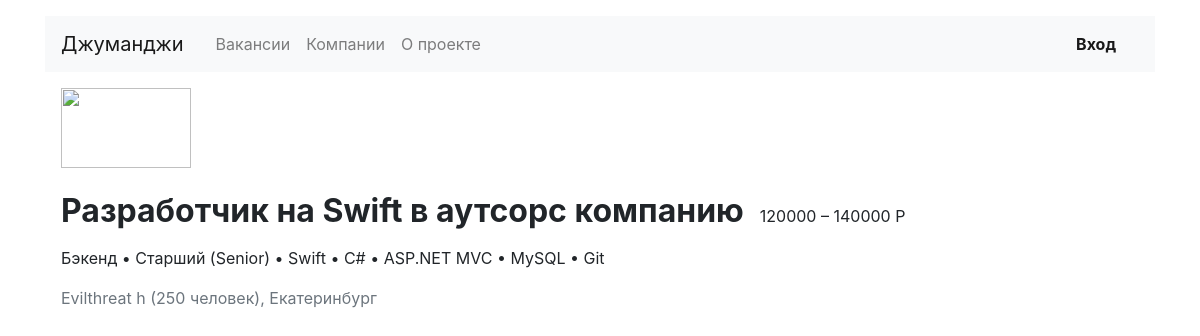
Before: /jobs/3/ with the older database file.
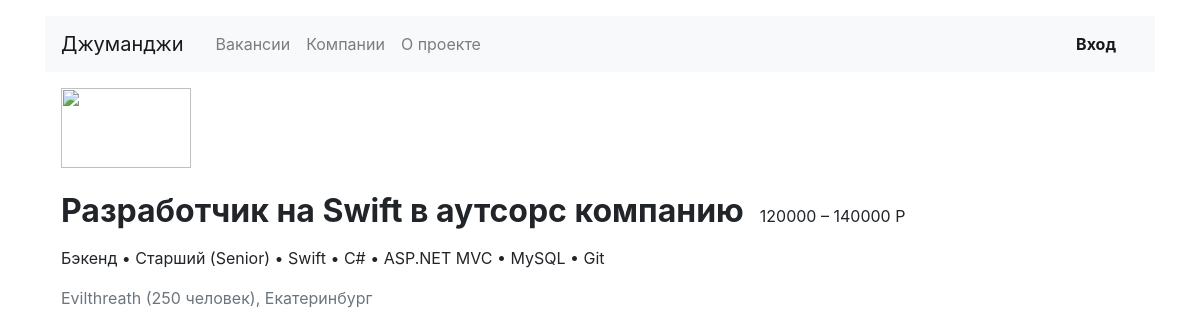
After: the same page with the newer database file.
### vacancy/models.py (models this page shows, shortened)
class Vacancy(models.Model):
    id = models.IntegerField(primary_key=True)
    title = models.CharField(max_length=150)
    speciality = models.ForeignKey(Speciality, on_delete=models.CASCADE, related_name='vacancies')
    company = models.ForeignKey(Company, on_delete=models.CASCADE, related_name='company_vacancies')
    skills = models.TextField(blank=True, db_index=True)
    description = models.TextField(blank=True, db_index=True)
    salary_min = models.PositiveIntegerField(blank=True)
    salary_max = models.PositiveIntegerField(blank=True)
    published_at = models.DateTimeField(auto_now_add=True)

class Company(models.Model):
    id = models.IntegerField(primary_key=True)
    name = models.CharField(max_length=50)
    location = models.CharField(max_length=50)
    logo = models.CharField(max_length=50)
    description = models.TextField(blank=True, db_index=True)
    employee_count = models.IntegerField(blank=True)
    def __str__(self):
        return f'{self.name}'

### vacancy/views.py (the view)
# urls.py: path('jobs/<int:id>/', SpecialitySingleVacancy.as_view(), name='speciality_single_page'),
class SpecialitySingleVacancy(View):
    def get(self, request, id:int):
        vacancies = Vacancy.objects.get(id=id)
        employee_c = vacancies.company.employee_count
        location = vacancies.company.location
        return render(request, 'vacancy/speciality_single_vacansy.html', {'vacancies': vacancies, 'count': employee_c, 'loc': location})

### vacancy/templates/vacancy/speciality_single_vacansy.html (shortened to what this page needs)
{% extends 'base.html' %}
{% block company %}
<section class="pl-3">
          <a href="#"><img src="https://place-hold.it/130x80" width="130" height="80" alt=""></a>
          <div class="d-flex align-items-baseline align-content-baseline">
            <h1 class="h2 mt-4 font-weight-bold">{{ vacancies.title }}</h1>
            <p class="m-0 pl-3">{{ vacancies.salary_min }} – {{ vacancies.salary_max }} Р</p>
          </div>
          <p class="mt-2">{{ vacancies.skills }}</p>
          <p class="text-muted mb-4">{{ vacancies.company }} ({{ count }} человек), {{ loc }}</p>
        </section>
{% endblock %}

Changed rows visible on the page:
changed through a linked row, Vacancy "Разработчик на Swift в аутсорс компанию": company "Evilthreat h" → "Evilthreath"
